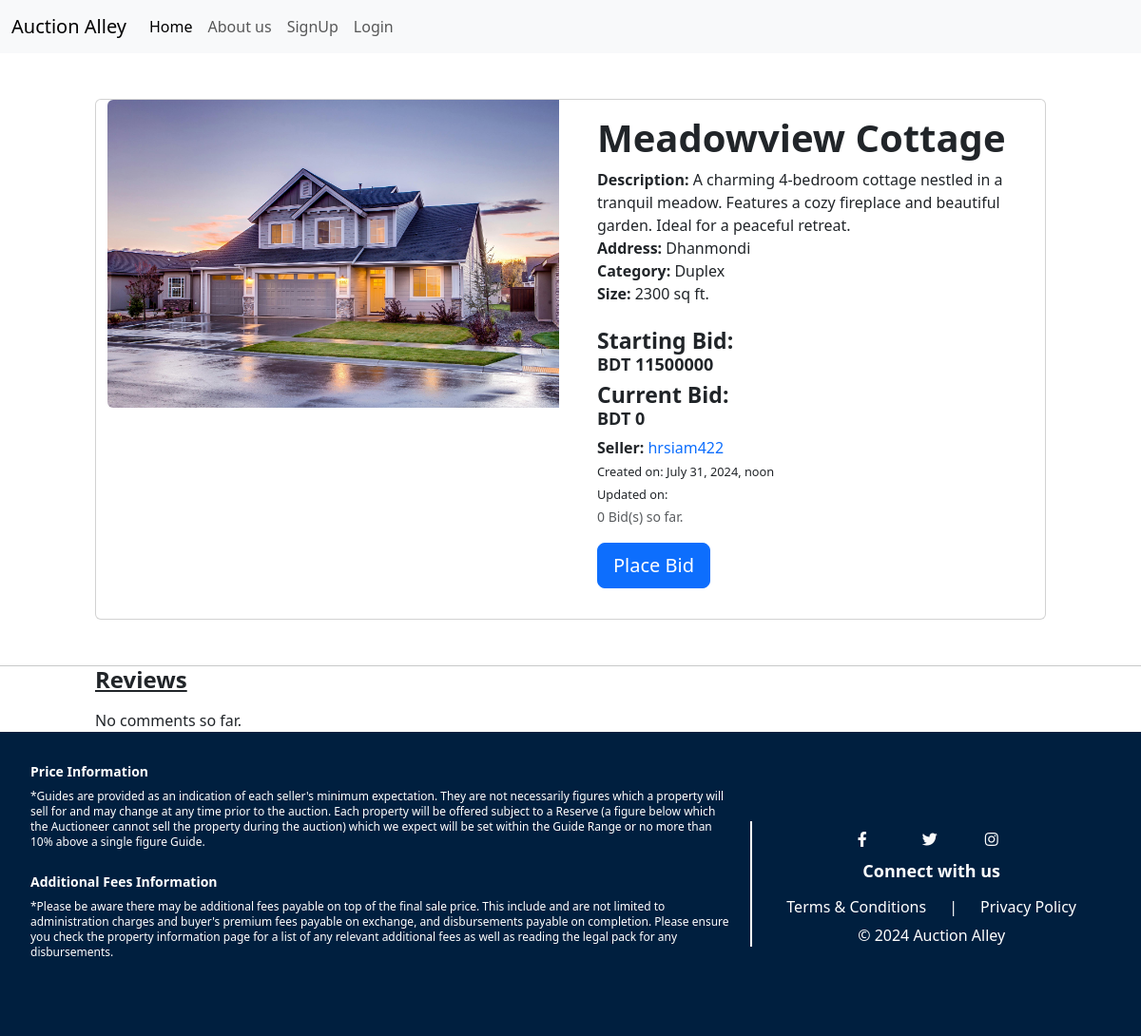
The app's page /AuctionItem/7, older data.
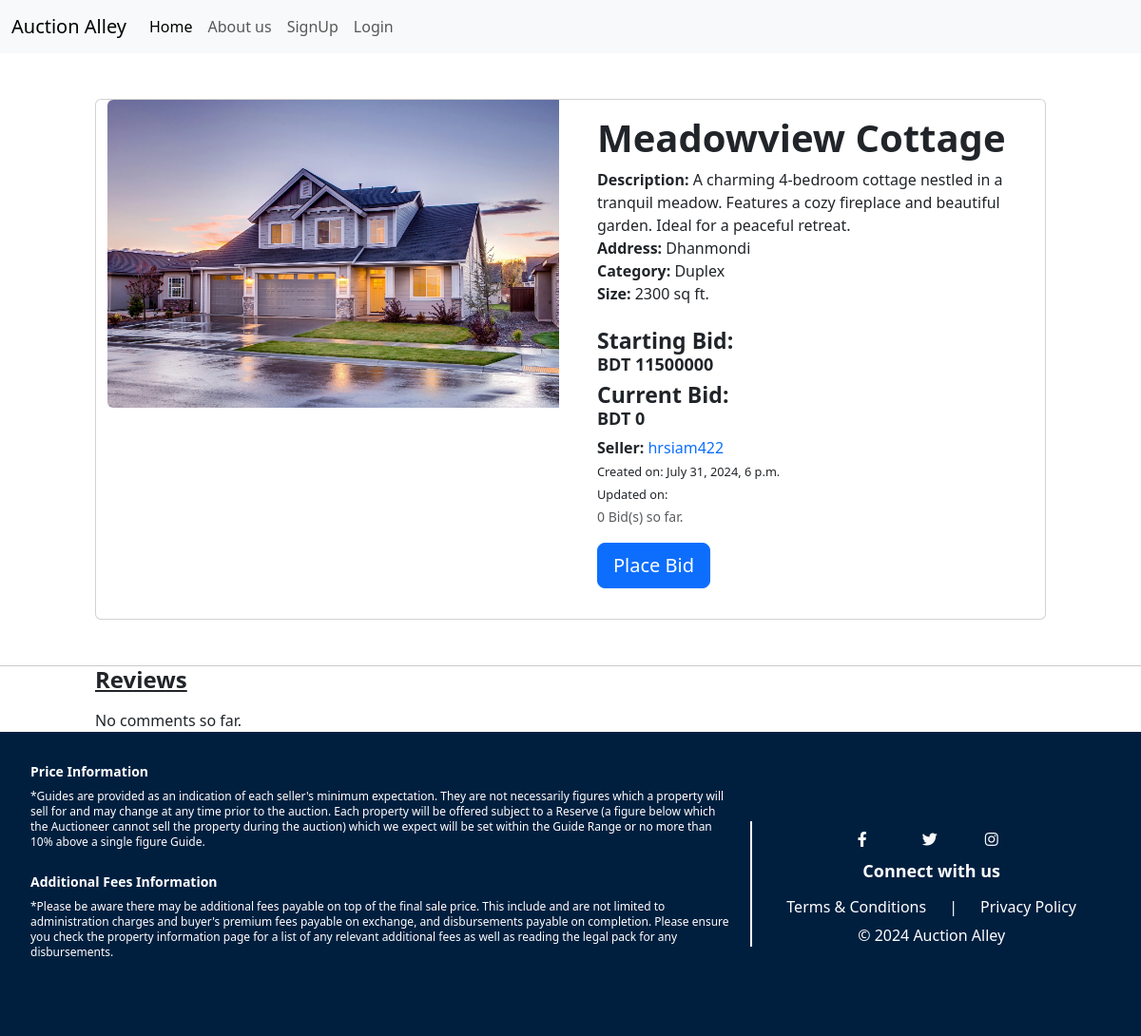
The same page, newer data.
### Dashboard/models.py (models this page shows, shortened)
class Auction(models.Model):
    title = models.CharField(max_length=64)
    description = models.TextField(max_length=512)
    address = models.CharField(max_length=255)
    starting_bid = models.IntegerField()
    current_bid = models.IntegerField(default=0)
    current_bid_by = models.ForeignKey(User, on_delete=models.CASCADE,null=True, blank=True, related_name='bids_made')
    category = models.ForeignKey(Category, on_delete=models.CASCADE, related_name="auction_category", blank=True, null=True)
    seller = models.ForeignKey(Seller, on_delete=models.CASCADE, related_name="auction_seller")
    creation_date = models.DateTimeField(blank=True, null=True)
    end_time = models.DateTimeField(blank=True, null=True)
    house_size = models.IntegerField(null=True, blank=True)
    image = models.ImageField(upload_to='images/auction_item_images/')
    winner = models.ForeignKey(User, related_name='won_auctions', on_delete=models.SET_NULL, null=True, blank=True)
    APPROVAL_CHOICES = [
        ('pending', 'Pending'),
        ('approved', 'Approved'),
        ('rejected', 'Rejected'),
    ]
    approval_status = models.CharField(max_length=10, choices=APPROVAL_CHOICES, default='pending')

class Category(models.Model):
    title = models.CharField(max_length=64)
    def __str__(self):
        return f"{self.title}"

### User/models.py (models this page shows, shortened)
class Seller(models.Model):
    profile = models.OneToOneField(Profile, on_delete=models.CASCADE)
    rating_sum = models.DecimalField(max_digits=10, decimal_places=2, default=0.00)
    total_ratings = models.PositiveIntegerField(default=0)
    total_properties = models.PositiveIntegerField(default=0)
    average_rating = models.DecimalField(max_digits=2, decimal_places=1, default=0.0)

class Profile(models.Model):
    user = models.OneToOneField(User, primary_key=True, on_delete=models.CASCADE)
    phone = models.CharField(max_length=11)
    address = models.CharField(max_length=100)
    birth_date = models.DateField(null=True, blank=True)
    amount = models.IntegerField(default=0, null=True, blank=True)
    membership_start_date = models.DateTimeField(null=True, blank=True)
    membership_end_date = models.DateTimeField(null=True, blank=True)
    is_premium = models.BooleanField(default=False)
    profile_picture = models.ImageField(upload_to='images/profile_pictures/', null=True, blank=True)
    is_seller = models.BooleanField(default=False)

### Dashboard/views.py (the view)
# urls.py: path("AuctionItem/<int:auction_id>", views.AuctionItem, name="AuctionItem"),
def AuctionItem(request, auction_id):
    auction = get_object_or_404(Auction, pk=auction_id)
    now = timezone.now()
    time_left = auction.end_time - now
    seconds_left = time_left.total_seconds()
    if seconds_left < 0:
        seconds_left = 0
    bid_Num = Bid.objects.filter(auction=auction_id).count()
    comments = Comment.objects.filter(auction=auction_id).order_by("-cm_date")
    highest_bid = Bid.objects.filter(auction=auction_id).order_by("-bid_price").first()
    watching = False
    if request.user.is_authenticated and Watchlist.objects.filter(user=request.user, auctions=auction):
        watching = True
    if request.method == "GET":
        commentForm = NewCommentForm()
        return render(request, "AuctionItem.html", {
            "auction": auction,
            "user": request.user,
            "bid_Num": bid_Num,
            "commentForm": commentForm,
            "comments": comments,
            "watching": watching,
            "seconds_left": seconds_left,
        })

### Dashboard/templates/AuctionItem.html (shortened to what this page needs)
{% extends 'basee.html' %}
{% block content %}
    <div class="container my-5">
        <div class="card mb-3 container">
            <div class="row ">
                <div class="col-md-6">
                    <img src="{{ auction.image.url }}" class="img-fluid rounded-start" alt="auction.image">
                </div>
                <div class="col-md-6">
                    <div class="card-body">
                    <h5 class="card-title fs-1"><a href="{% url 'dashboard:AuctionItem' auction.id %}" style="color: inherit;"><strong>{{ auction.title }}</strong></a></h5>
                    <p class="card-text "> <span class="fw-semibold">Description: </span>{{ auction.description }}</p>
                    <p class="card-text "><span class="fw-semibold">Address: </span>{{ auction.address }}</p>
                    <p class="card-text "><span class="fw-semibold">Category: </span>{{ auction.category }}</p>
                    <p class="card-text mb-4"><span class="fw-semibold">Size: </span>{{ auction.house_size }} sq ft.</p>
                    <h3 class="mb-2"><span><strong style="font-size: 23px">Starting Bid:</strong></span><strong style="font-size: 18px"><p>BDT {{ auction.starting_bid }}</p></strong></h3>
                    <h3 class="mb-2"><span><strong style="font-size: 23px">Current Bid:</strong></span><strong style="font-size: 18px"><p>BDT {{ auction.current_bid }}</p></strong></h3>
                    <p class="card-text "><span class="fw-semibold">Seller: </span><a class="link-primary link-offset-2" href="{% url 'User:seller_profile_view' auction.seller.id %}">{{ auction.seller.profile.user.username }}</a></p>
                    <p><small>Created on: {{ auction.creation_date }}</small></p>
                    <p><small>Updated on: {{ auction.update_date }}</small></p>
                    <span class="form-text text-muted">{{ bid_Num }} Bid(s) so far.</span> <br>
                    <a href="{% url 'dashboard:bitplacement' auction.id %}" class="btn btn-primary btn-lg my-3"> Place Bid</a>
                    </div>
                </div>
            </div>
        </div>
    </div>
    <hr id="listing_divider">
    <div class="container" id="comment_display">
        <h4 class="fs-4 fw-bolder mb-3"><u>Reviews</u> </h4>
        {% if comments %}
        {% for comment in comments %}
        <div class="card bg-light mb-3">
            <div class="card-header">
                <strong>{{ comment.user.username }} </strong>
                <div class="text-muted small">
                    commented on {{ comment.cm_date }}
                </div>
            </div>
            <div class="card-body">
              <h5 class="card-title">{{ comment.headline }}</h5>
              <p class="card-text"> {{ comment.message }}</p>
            </div>
        </div>
        {% endfor %}
        {% else %}
        <p>No comments so far.</p>
        {% endif %}
    </div>
{% endblock %}

Row changes from the older to the newer data that the page shows:
changed Auction "Meadowview Cottage": creation_date "July 31, 2024, noon" → "July 31, 2024, 6 p.m."
